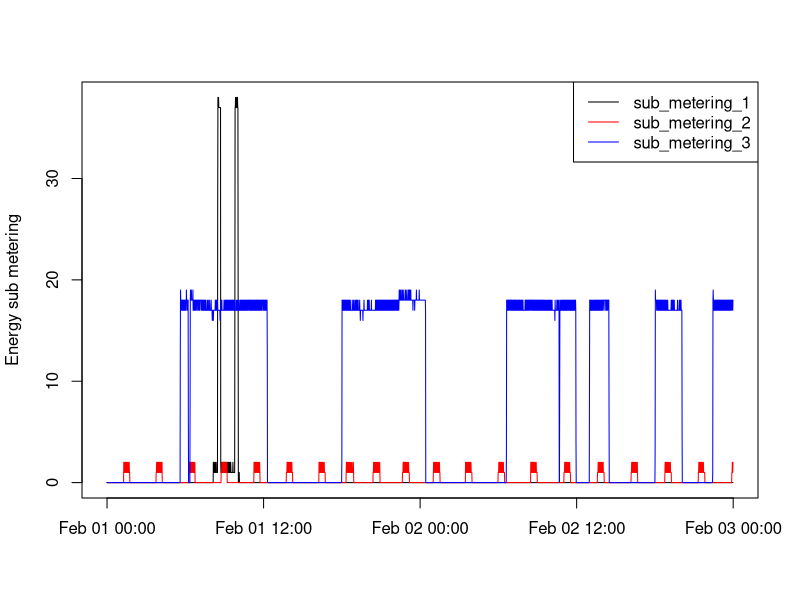

This chart was generated by the following R code:
##Load the File:
data <- read.csv("subset_household_power_consumption.txt", sep=";")
data$DateTime <- strptime(paste(data$Date, data$Time), format='%d/%m/%Y %H:%M:%S')

##Open the picture file to save
png(file="plot3.png", width=480, height=480)

##Plot the graph:
plot(data$DateTime, as.numeric(as.character(data$Sub_metering_1)), 
     type = "l", col = "black", ylab="Energy sub metering", xlab="")
lines(data$DateTime, as.numeric(as.character(data$Sub_metering_2)), 
     type = "l", col = "red")
lines(data$DateTime, as.numeric(as.character(data$Sub_metering_3)), 
      type = "l", col = "blue")
legend("topright", col=c("black", "red", "blue"), lty="solid",
       legend=c("sub_metering_1","sub_metering_2","sub_metering_3"))

##Close the file:
dev.off()